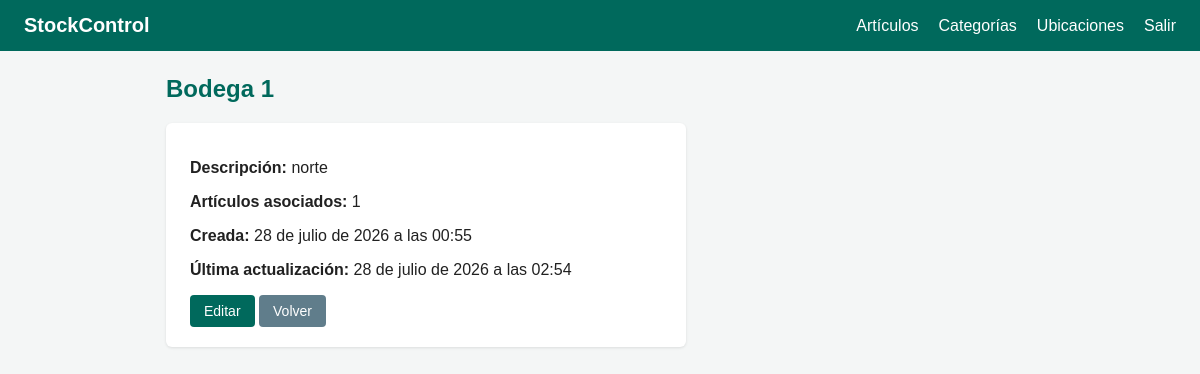
Screenshot of /ubicaciones/1/ (signed in) with the database file from the repository.
### inventario/models.py (models this page shows, shortened)
class Ubicacion(models.Model):
    nombre = models.CharField(max_length=100, unique=True,)
    descripcion = models.CharField(max_length=256, blank=True,)
    creado = models.DateTimeField(auto_now_add=True,)
    actualizado = models.DateTimeField(auto_now=True,)
    class Meta:
        verbose_name = "Ubicación"
        verbose_name_plural = "Ubicaciones"
        ordering = ["nombre"]

### inventario/views.py (the view)
# urls.py: path("ubicaciones/<int:pk>/", views.ubicacion_detalle, name="ubicacion_detalle"),
@login_required
def ubicacion_detalle(request, pk):
    ubicacion = get_object_or_404(Ubicacion, pk=pk)
    return render(request, "inventario/ubicacion_detalle.html", {"ubicacion": ubicacion})

### inventario/templates/inventario/ubicacion_detalle.html
{% extends 'inventario/base.html' %}
{% block contenido %}
<h2>{{ ubicacion.nombre }}</h2>
<div class="card">
  <p>
    <b>Descripción:</b>
    {{ ubicacion.descripcion|default:"Sin descripción" }}
  </p>
  <p>
    <b>Artículos asociados:</b>
    {{ ubicacion.articulos.count }}
  </p>
  <p>
    <b>Creada:</b>
    {{ ubicacion.creado }}
  </p>
  <p>
    <b>Última actualización:</b>
    {{ ubicacion.actualizado }}
  </p>
  {% if not static_export %}
  <a class="btn" href="{{ pages_prefix }}{% url 'inventario:ubicacion_editar' ubicacion.pk %}">Editar</a>
  {% endif %}
  <a class="btn grey" href="{{ pages_prefix }}{% url 'inventario:ubicacion_lista' %}">Volver</a>
</div>
{% endblock %}

### inventario/templates/inventario/base.html (style rules this page uses)
* { box-sizing: border-box; }
body { font-family: Arial, Helvetica, sans-serif; margin:0; background:#f4f6f6; color:#212121; }
.btn { display:inline-block; background:#00695c; color:#fff; padding:8px 14px; border:none; border-radius:4px; text-decoration:none; cursor:pointer; font-size:14px; }
.btn.grey { background:#607d8b; }
.card { background:#fff; padding:20px 24px; border-radius:6px; max-width:520px; box-shadow:0 1px 3px rgba(0,0,0,.1); }
h2 { color:#00695c; }

### rows the page displays
Ubicacion: nombre "Bodega 1", descripcion "norte", articulos.count "1", creado "28 de julio de 2026 a las 00:55", actualizado "28 de julio de 2026 a las 02:54"
